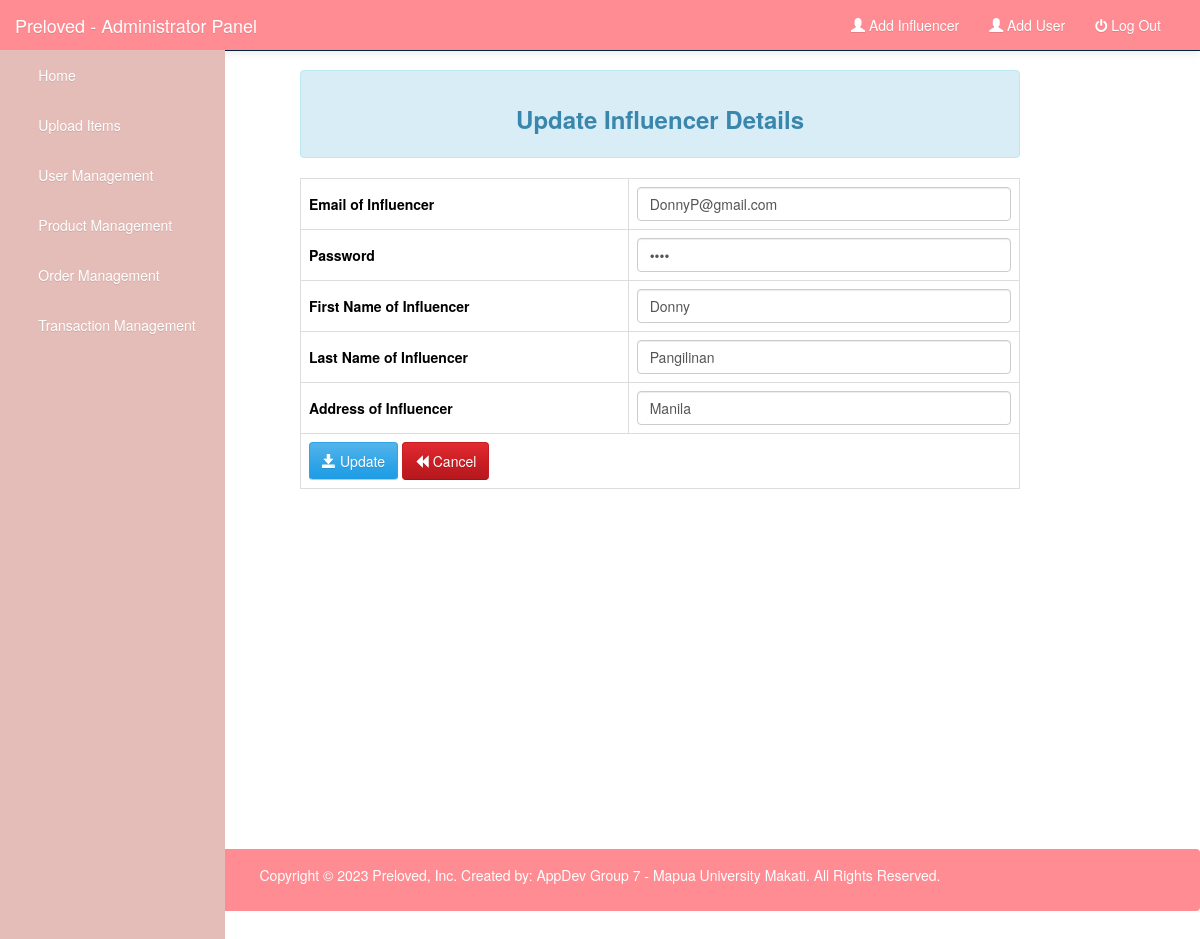
/Admin/editInflu.php?edit_id=1 (signed in), run on the app's committed database.
### tables this page shows
CREATE TABLE `influencers` (
  `influencer_id` int(11) NOT NULL,
  `influencer_email` varchar(1000) NOT NULL,
  `influencer_password` varchar(1000) NOT NULL,
  `influencer_firstname` varchar(1000) NOT NULL,
  `influencer_lastname` varchar(1000) NOT NULL,
  `influencer_address` varchar(1000) NOT NULL
);

### Admin/editInflu.php (the view, shortened to what this page needs)
<?php
	include ("config.php");
	if(isset($_GET['edit_id']) && !empty($_GET['edit_id']))
	{
		$id = $_GET['edit_id'];
		$stmt_edit = $DB_con->prepare('SELECT * FROM influencers WHERE influencer_id=:influencer_id');
		$stmt_edit->execute(array(':influencer_id'=>$id));
		$edit_row = $stmt_edit->fetch(PDO::FETCH_ASSOC);
		extract($edit_row);
	}
	else
	{
		header("Location: customers.php");
	}
				?>
<!DOCTYPE html>
<html lang="en">
<head>
    <link rel="stylesheet" type="text/css" href="bootstrap/css/bootstrap.min.css" />
    <link rel="stylesheet" type="text/css" href="font-awesome/css/font-awesome.min.css" />
    <link rel="stylesheet" type="text/css" href="css/local.css" />
</head>
<body>
    <div id="wrapper">
        <nav class="navbar navbar-inverse navbar-fixed-top" role="navigation" style="background-color: #ff8c92">
            <div class="navbar-header" style="background-color: #ff8c92">
                <a class="navbar-brand" href="index.php">Preloved - Administrator Panel</a>
            </div>
            <div class="collapse navbar-collapse navbar-ex1-collapse">
                <ul class="nav navbar-nav side-nav" style="background-color: #e4bdb8">
                    <li><a href="index.php"> &nbsp; &nbsp; &nbsp; Home</a></li>
					<li><a data-toggle="modal" data-target="#uploadModal"> &nbsp; &nbsp; &nbsp; Upload Items</a></li>
					<li class="active"><a href="customers.php"> &nbsp; &nbsp; &nbsp; User Management</a></li>
					<li><a href="items.php"> &nbsp; &nbsp; &nbsp; Product Management</a></li>
					<li><a href="items.php"> &nbsp; &nbsp; &nbsp; Order Management</a></li>
					<li><a href="orderdetails.php"> &nbsp; &nbsp; &nbsp; Transaction Management</a></li>
                </ul>
                <ul class="nav navbar-nav navbar-right navbar-user" style="margin-right:2%">
					<li><a href="addinfluencer.php"><i class="glyphicon glyphicon-user"></i> Add Influencer</a></li>
					<li><a href="adduser.php"><i class="glyphicon glyphicon-user"></i> Add User</a></li>
                    <li><a href="logout.php"><i class="fa fa-power-off"></i> Log Out</a></li>
                </ul>
            </div>
        </nav>
        <div id="page-wrapper">
<form method="post" enctype="multipart/form-data" class="form-horizontal" style=" width: 60%;  margin-left: 25%;">
			 <div class="alert alert-info">
                          <center> <h3><strong>Update Influencer Details</strong> </h3></center>
						  </div>
						 <table class="table table-bordered table-responsive" style="color:black">
    <tr>
    	<td><label class="control-label">Email of Influencer</label></td>
        <td><input class="form-control" type="text" name="influencer_email" value="<?php echo $influencer_email; ?>" required /></td>
    </tr>
	 <tr>
    	<td><label class="control-label">Password</label></td>
        <td><input id="inputprice" class="form-control" type="password" name="influencer_password" value="<?php echo $influencer_password; ?>" required /></td>
    </tr>
	<tr>
    	<td><label class="control-label">First Name of Influencer</label></td>
        <td><input id="inputprice" class="form-control" type="text" name="influencer_firstname" value="<?php echo $influencer_firstname; ?>" required /></td>
    </tr>
	<tr>
    	<td><label class="control-label">Last Name of Influencer</label></td>
        <td><input id="inputprice" class="form-control" type="text" name="influencer_lastname" value="<?php echo $influencer_lastname; ?>" required /></td>
    </tr>
	<tr>
    	<td><label class="control-label">Address of Influencer</label></td>
        <td><input id="inputprice" class="form-control" type="text" name="influencer_address" value="<?php echo $influencer_address; ?>" required /></td>
    </tr>
    <tr>
        <td colspan="2"><button type="submit" name="btn_save_updates" class="btn btn-primary">
        <span class="glyphicon glyphicon-save"></span> Update
        </button>
        <a class="btn btn-danger" href="customers.php"> <span class="glyphicon glyphicon-backward"></span> Cancel </a>
        </td>
    </tr>
    </table>
</form>
				<br />
				<br />
				<br /><br />
				<br /><br /><br /><br /><br /><br /><br /><br /><br /><br /><br /><br /><br />
	 <div class="alert alert-default" style="background-color: #ff8c92">
                    <footer>
					<p style="color:white;text-align:center;">
						Copyright © 2023 Preloved, Inc. Created by: AppDev Group 7 - Mapua University Makati. All Rights Reserved.
					</p>
					</footer>
				</div>';
                </div>
            </div>
</body>
</html>

### Admin/css/local.css (style rules this page uses)
body { margin-top: 70px; color: #ef8e8d; }
body { font-family: "Helvetica Neue", Helvetica, Arial, sans-serif; font-size: 14px; line-height: 1.42857143; color: #ef8e8d; background-color: #ffffff; }
.btn { display: inline-block; margin-bottom: 0; font-weight: normal; text-align: center; vertical-align: middle; cursor: pointer; background-image: none; border: 1px solid transparent; white-space: nowrap; padding: 8px 12px; font-size: 14px; line-height: 1.42857143; border-radius: 4px; -webkit-user-select: none; -moz-user-select: none; -ms-user-select: none; user-select: none; }
.btn-primary { color: #ffffff; background-color: #2fa4e7; border-color: #2fa4e7; }
.btn-danger { color: #ffffff; background-color: #c71c22; border-color: #c71c22; }
.navbar-inverse { background-color: #e4bdb8; border-color: #e4bdb8; }
.navbar-inverse .navbar-brand { color: #ffffff; }
.navbar-inverse .navbar-nav > li > a { color: #ffffff; }
.navbar-inverse .navbar-nav > .active > a, .navbar-inverse .navbar-nav > .active > a:hover, .navbar-inverse .navbar-nav > .active > a:focus { color: #ffffff; background-color: #e4bdb8; }
.navbar-inverse .navbar-collapse, .navbar-inverse .navbar-form { border-color: #e4bdb8; }
.alert-info { background-color: #d9edf7; border-color: #bce8f1; color: #3a87ad; }
.navbar { background-color: #e4bdb8; filter: progid:DXImageTransform.Microsoft.gradient(startColorstr='#ff54b4eb', endColorstr='#ff1d9ce5', GradientType=0); border-bottom: 9px solid #e4bdb8; filter: none; -webkit-box-shadow: 0 1px 10px rgba(0, 0, 0, 0.1); box-shadow: 0 1px 10px rgba(0, 0, 0, 0.1); }
.navbar .navbar-nav > li > a, .navbar-brand { text-shadow: 0 1px 0 rgba(0, 0, 0, 0.1); }
.navbar-inverse { background-color: #e4bdb8; border-bottom: 1px solid #022241; }
.btn { text-shadow: 0 1px 0 rgba(0, 0, 0, 0.1); }
.btn-primary { background-image: -webkit-linear-gradient(#54b4eb, #2fa4e7 60%, #1d9ce5); background-image: linear-gradient(#54b4eb, #2fa4e7 60%, #1d9ce5); background-repeat: no-repeat; filter: progid:DXImageTransform.Microsoft.gradient(startColorstr='#ff54b4eb', endColorstr='#ff1d9ce5', GradientType=0); filter: none; border-bottom: 1px solid #e4bdb8; }
.btn-danger { background-image: -webkit-linear-gradient(#e12b31, #c71c22 60%, #b5191f); background-image: linear-gradient(#e12b31, #c71c22 60%, #b5191f); background-repeat: no-repeat; filter: progid:DXImageTransform.Microsoft.gradient(startColorstr='#ffe12b31', endColorstr='#ffb5191f', GradientType=0); filter: none; border-bottom: 1px solid #9a161a; }
.clearfix:before, .clearfix:after, .container:before, .container:after, .container-fluid:before, .container-fluid:after, .row:before, .row:after, .form-horizontal .form-group:before, .form-horizontal .form-group:after, .btn-toolbar:before, .btn-toolbar:after, .btn-group-vertical > .btn-group:before, .btn-group-vertical > .btn-group:after, .nav:before, .nav:after, .navbar:before, .navbar:after, .navbar-header:before, .navbar-header:after, .navbar-collapse:before, .navbar-collapse:after, .pager:before, .pager:after, .panel-body:before, .panel-body:after, .modal-footer:before, .modal-footer:after { content: " "; display: table; }
.clearfix:after, .container:after, .container-fluid:after, .row:after, .form-horizontal .form-group:after, .btn-toolbar:after, .btn-group-vertical > .btn-group:after, .nav:after, .navbar:after, .navbar-header:after, .navbar-collapse:after, .pager:after, .panel-body:after, .modal-footer:after { clear: both; }
a { color: #2fa4e7; text-decoration: none; }
@media (min-width:768px) { .side-nav { margin-left: -225px; left: 225px; width: 225px; position: fixed; top: 50px; height: 100%; border-radius: 0; border: none; background-color: #e4bdb8; overflow-y: auto; } }
@media (min-width:768px) { .side-nav>li>a { width: 225px; } }

### data on the page
influencers: influencer_email "DonnyP@gmail.com", influencer_firstname "Donny", influencer_lastname "Pangilinan", influencer_address "Manila"
